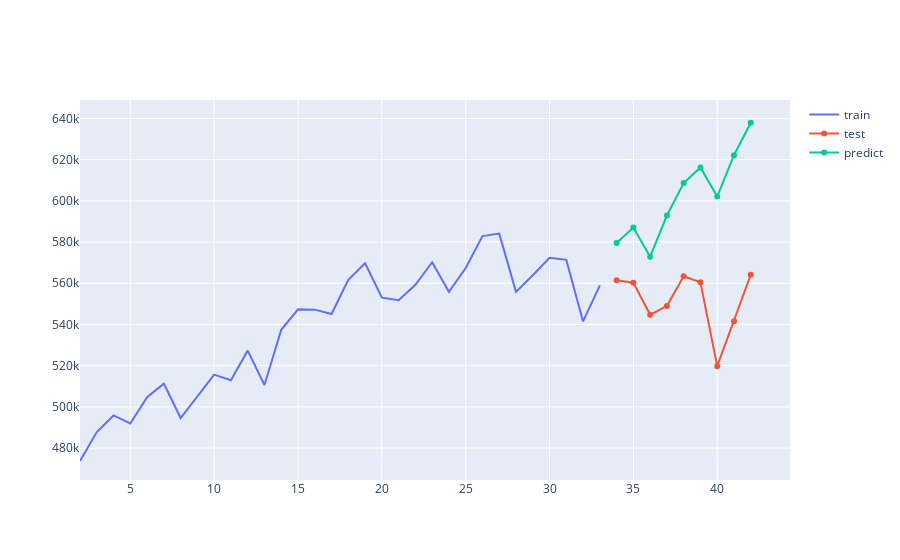

Write notebook code for a chart like this one.
### Code cell
predict_stm = res_stm.forecast(test.shape[0])

fig = go.Figure()
fig.add_traces(go.Scatter(x=train.index, y=train.population, name='train'))
fig.add_traces(go.Scatter(x=test.index, y=test.population, name = 'test'))
fig.add_traces(go.Scatter(x=predict_stm.index, y=predict_stm, name = 'predict'))
fig.show()

rmse = np.sqrt(mean_squared_error(test['population'], predict_stm))
print('RMSE:%.3f' % (rmse))

### Figure 1 — Plotly figure (JSON) as saved in the notebook; plotly's stock layout.template omitted (floating-point values rounded to 4 significant figures)
{"data": [{"name": "train", "type": "scatter", "x": [2, 3, 4, 5, 6, 7, 8, 9, 10, 11, 12, 13, 14, 15, 16, 17, 18, 19, 20, 21, 22, 23, 24, 25, 26, 27, 28, 29, 30, 31, 32, 33], "y": [473700.0, 487800.0, 495900.0, 491900.0, 504700.0, 511300.0, 494600.0, 505400.0, 515700.0, 513000.0, 527326, 510600.0, 537400.0, 547300.0, 547200.0, 545000.0, 561700.0, 569700.0, 553000.0, 551800.0, 559300.0, 570200.0, 555800.0, 567400.0, 582900.0, 584100.0, 555800.0, 563900.0, 572400.0, 571300.0, 541500.0, 559000.0]}, {"name": "test", "type": "scatter", "x": [34, 35, 36, 37, 38, 39, 40, 41, 42], "y": [561500.0, 560300.0, 544700.0, 549000.0, 563400.0, 560500.0, 519800.0, 541600.0, 564100.0]}, {"name": "predict", "type": "scatter", "x": [34, 35, 36, 37, 38, 39, 40, 41, 42], "y": [579500.0, 587100.0, 572900.0, 592900.0, 608600.0, 616200.0, 602100.0, 622100.0, 637900.0]}], "layout": {"autosize": true, "xaxis": {"autorange": true, "range": [2, 44.25], "type": "linear"}, "yaxis": {"autorange": true, "range": [464500.0, 649700.0], "type": "linear"}}}
